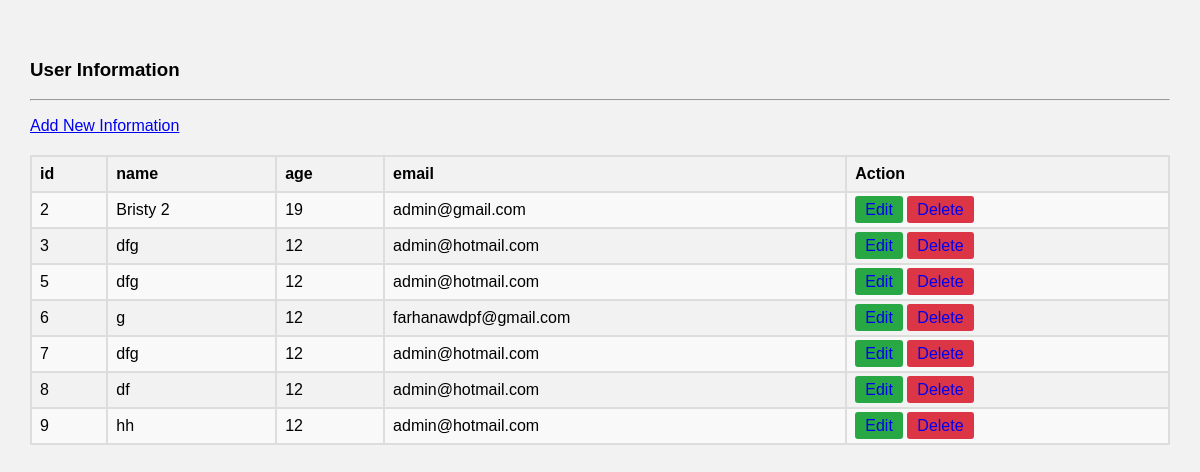
The app's page /Crud-evidance/view.php with its own data.
### tables this page shows
CREATE TABLE `users` (
  `id` int(11) NOT NULL,
  `name` varchar(100) NOT NULL,
  `age` int(3) NOT NULL,
  `email` varchar(100) NOT NULL
);

### Crud-evidance/view.php (the view, shortened to what this page needs)
<?php
$conn = mysqli_connect('localhost','root','','crud1');
?>
<!DOCTYPE html>
<html lang="en">
<head>
</head>
<body>
   <div class="container">
    <div class="row">
        <div class="col-sm-10 pt-4 mt-4 border border-success">
            <h3 class="text-center p-2 m-2 bg-success text-white">User Information</h3>
            <hr>
            <?php
            $sql = 'SELECT * FROM users';
            $query = mysqli_query($conn, $sql);
            echo "<table class='table table-success'>
             <tr>
                <th>id</th>
                <th>name</th>
                <th>age</th>
                <th>email</th>
                <th>Action</th>
             </tr>";
           while ($data = mysqli_fetch_assoc($query)){
            $id = $data['id'];
            $name = $data['name'];
            $age = $data['age'];
            $email = $data['email'];
            echo "<tr>
                    <td>$id</td>
                    <td>$name</td>
                    <td>$age</td>
                    <td>$email</td>
                    <td>
                    <span class='btn btn-success'><a href='edit.php?id=$id' class='text-white text-decoration-none'>Edit</a></span>
                    <span class='btn btn-danger'><a href='view.php?deleteid=$id' class='text-white text-decoration-none'>Delete</a></span>
                    </td>
                </tr>";
           }
            ?>
        </div>
    </div>
   </div>
    <p>
     <a href="insert.php">Add New Information</a>
    </p>
</body>
</html>

### Crud-evidance/view.php (style rules this page uses)
body { font-family: Arial, sans-serif; background-color: #f2f2f2; margin: 0; padding: 0; }
.container { max-width: 1140px; margin: 20px auto; padding: 20px; }
.table { width: 100%; border-collapse: collapse; margin-top: 20px; }
th, td { border: 2px solid #dddddd; padding: 8px; text-align: left; }
th { background-color: #f2f2f2; }
tr:nth-child(even) { background-color: #f9f9f9; }
th, td a { text-decoration: none; }
.btn-success { background-color: #28a745; color: #fff; padding: 5px 10px; border-radius: 3px; text-decoration: none; }
.btn-danger { background-color: #dc3545; color: #fff; padding: 5px 10px; border-radius: 3px; text-decoration: none; }

### records on screen
users: id "2", name "Bristy 2", age "19", email "admin@gmail.com"
users: id "3", name "dfg", age "12", email "admin@hotmail.com"
users: id "5", name "dfg", age "12", email "admin@hotmail.com"
users: id "6", name "g", age "12", email "farhanawdpf@gmail.com"
users: id "7", name "dfg", age "12", email "admin@hotmail.com"
users: id "8", name "df", age "12", email "admin@hotmail.com"
users: id "9", name "hh", age "12", email "admin@hotmail.com"
